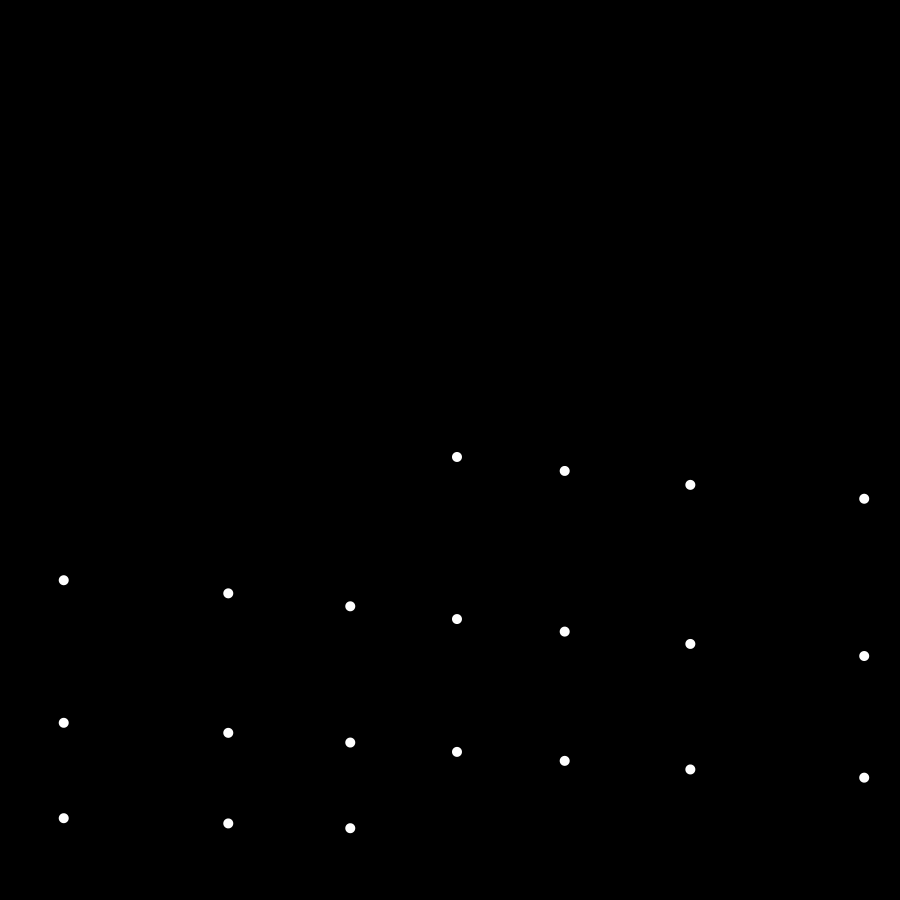
Frame 1 (no input)
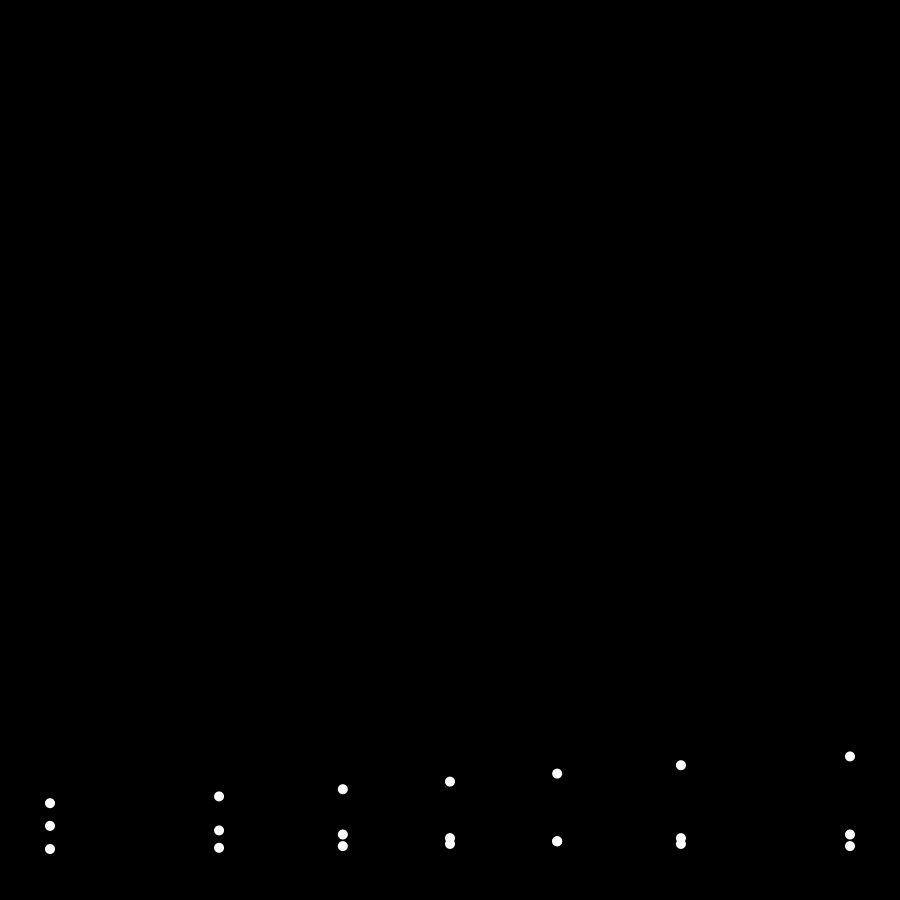
Frame 60 (the mouse pressed at the canvas centre just before this capture)
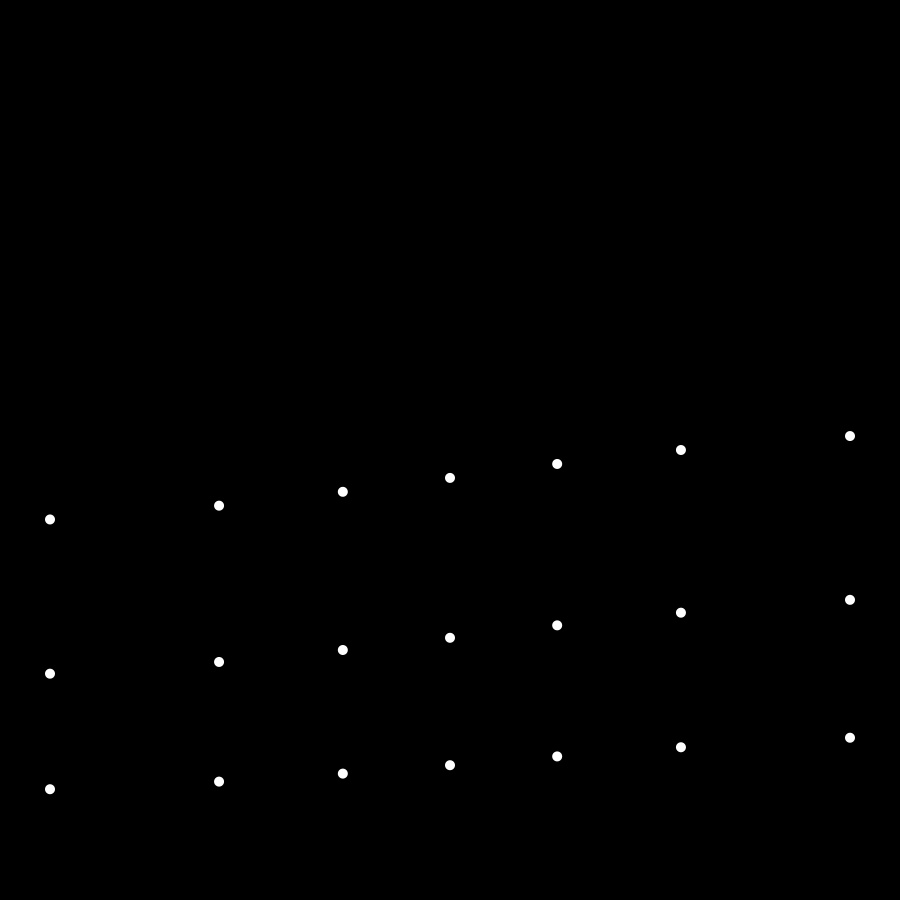
Frame 120 (the mouse held since frame 60 and released just before this capture)

The Processing sketch that drew these frames (run headless with seeded random() and noise(); from frame 60 on, the mouse is pressed at the canvas centre):

// Processing sketch: sketch_200828g
// ── sketch_200828g.pde
// template from: https://timrodenbroeker.de/courses/bauhaus-coding-workshop/wave-figures/


// template
void setup(){
 size(900,900); 

  
}

void draw(){
  background(0);
  translate(width/2,height/2);
  
  // The amount of elements
  float amount = 36;
  
  // The size of the figure
  float magnitude = 400;
  
  fill(255);
  noStroke();
  
  for(int i = 0; i < amount; i++){
    
    // wave1 alters the x-axis
    float wave1 = tan(radians(frameCount + i * 15)) * magnitude;
    
    // wave2 alters the y-axis
    float wave2 = sin(radians(frameCount + i * 2)) * magnitude;
    
    float l = map(noise(wave1,wave2),0,1,10,100);
    circle(wave1,wave2,10);
   
    
  }

}
